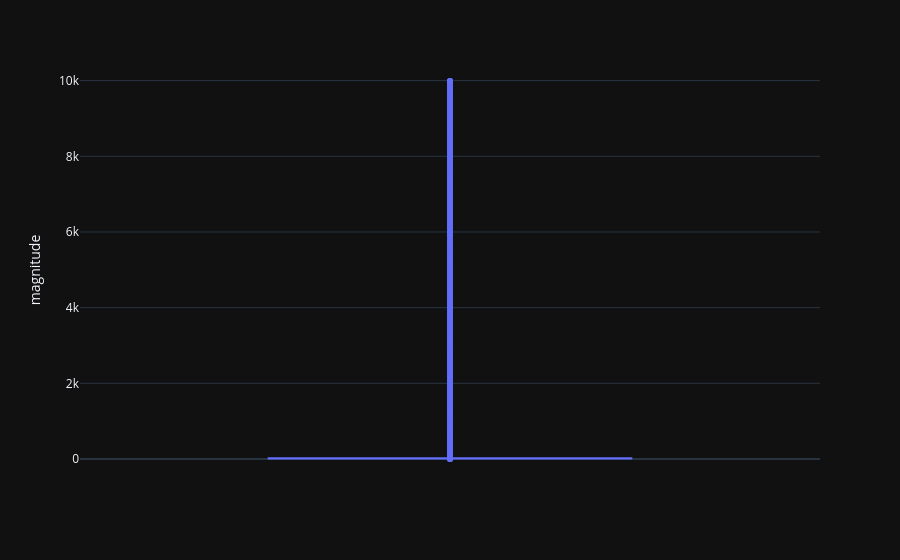

Write notebook code for a chart like this one.
### Code cell
# mpc_obs_filtered_df.magnitude.plot(kind='box')
px.box(mpc_obs_proceed_df, y='magnitude', template= 'plotly_dark')

### Figure 1 — Plotly figure (JSON) as saved in the notebook; plotly's stock layout.template omitted (floating-point values rounded to 4 significant figures; data arrays with more than 128 entries replaced by an {"elided": "..."} marker saying what was removed)
{"data": [{"alignmentgroup": "True", "hovertemplate": "magnitude=%{y}<extra></extra>", "legendgroup": "", "marker": {"color": "#636efa"}, "name": "", "notched": false, "offsetgroup": "", "orientation": "v", "showlegend": false, "type": "box", "x0": " ", "xaxis": "x", "y": {"elided": "10044 float values"}, "y0": " ", "yaxis": "y"}], "layout": {"boxmode": "group", "legend": {"tracegroupgap": 0}, "margin": {"t": 60}, "xaxis": {"anchor": "y", "domain": [0, 1]}, "yaxis": {"anchor": "x", "domain": [0, 1], "title": {"text": "magnitude"}}}}
